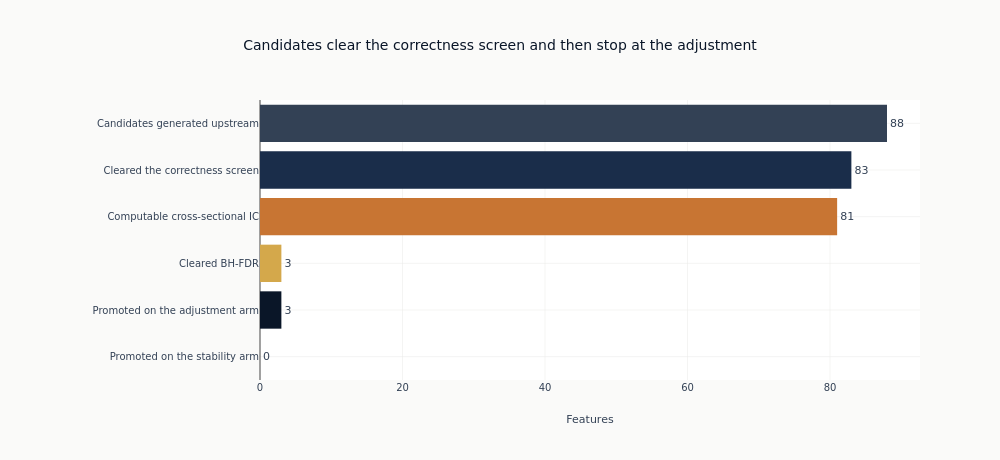

Notebook code for this chart:
### Markdown cell above
### The Funnel

What was searched, what survived each stage, and what each arm of the promotion
rule contributed. Drawn rather than printed, because the width of the drop between
consecutive bars is what a reader is meant to weigh, and the two arms are separated
so a rule that reads as a disjunction can be seen to behave like one — or not.

### Code cell
arm_counts = {
    note: len([f for f, (d, n) in triage.items() if d == "PROCEED" and n == note])
    for note in ("fdr_significant", "stable_and_above_threshold")
}
funnel_stages = [
    ("Candidates generated upstream", len(all_feature_cols), COLORS["neutral"]),
    ("Cleared the correctness screen", n_pass, COLORS["slate"]),
    ("Computable cross-sectional IC", n_searched, COLORS["copper"]),
    ("Cleared BH-FDR", n_significant_fdr, COLORS["amber"]),
    ("Promoted on the adjustment arm", arm_counts["fdr_significant"], COLORS["blue"]),
    (
        "Promoted on the stability arm",
        arm_counts["stable_and_above_threshold"],
        COLORS["blue_light"],
    ),
]
fig = go.Figure(
    go.Bar(
        x=[count for _, count, _ in funnel_stages],
        y=[stage for stage, _, _ in funnel_stages],
        orientation="h",
        marker_color=[color for _, _, color in funnel_stages],
        text=[str(count) for _, count, _ in funnel_stages],
        textposition="outside",
    )
)
fig.update_layout(
    title="Candidates clear the correctness screen and then stop at the adjustment",
    xaxis_title="Features",
    height=460,
    width=1000,
    margin={"l": 260, "r": 80},
    showlegend=False,
)
fig.update_yaxes(autorange="reversed")
fig.show()
print(f"Promoted by arm: {arm_counts}")

### Figure 1 — Plotly figure (JSON) as saved in the notebook; plotly's stock layout.template omitted (floating-point values rounded to 4 significant figures)
{"data": [{"marker": {"color": ["#334155", "#1a2d4a", "#C87533", "#D4A84B", "#0a1628", "#152238"]}, "orientation": "h", "text": ["88", "83", "81", "3", "3", "0"], "textposition": "outside", "type": "bar", "x": [88, 83, 81, 3, 3, 0], "y": ["Candidates generated upstream", "Cleared the correctness screen", "Computable cross-sectional IC", "Cleared BH-FDR", "Promoted on the adjustment arm", "Promoted on the stability arm"]}], "layout": {"height": 460, "margin": {"l": 260, "r": 80}, "showlegend": false, "title": {"text": "Candidates clear the correctness screen and then stop at the adjustment"}, "width": 1000, "xaxis": {"title": {"text": "Features"}}, "yaxis": {"autorange": "reversed"}}}
